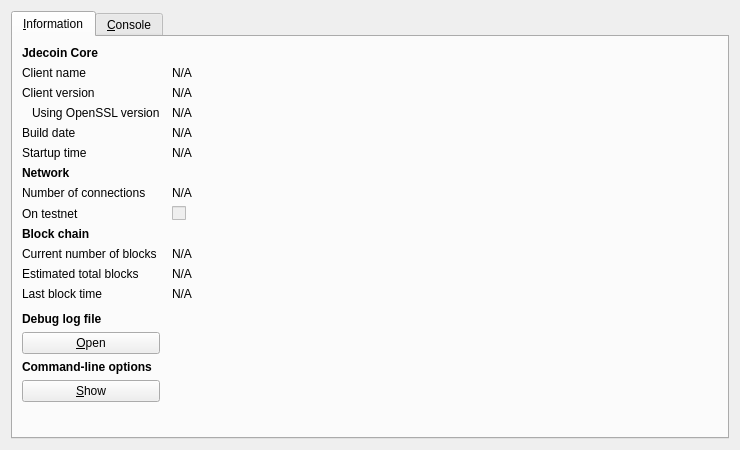
<?xml version="1.0" encoding="UTF-8"?>
<ui version="4.0">
 <class>RPCConsole</class>
 <widget class="QDialog" name="RPCConsole">
  <property name="geometry">
   <rect>
    <x>0</x>
    <y>0</y>
    <width>740</width>
    <height>450</height>
   </rect>
  </property>
  <property name="windowTitle">
   <string>Jdecoin - Debug window</string>
  </property>
  <layout class="QVBoxLayout" name="verticalLayout_2">
   <item>
    <widget class="QTabWidget" name="tabWidget">
     <property name="currentIndex">
      <number>0</number>
     </property>
     <widget class="QWidget" name="tab_info">
      <attribute name="title">
       <string>&amp;Information</string>
      </attribute>
      <layout class="QGridLayout" name="gridLayout" columnstretch="0,1">
       <property name="horizontalSpacing">
        <number>12</number>
       </property>
       <item row="0" column="0">
        <widget class="QLabel" name="label_9">
         <property name="font">
          <font>
           <weight>75</weight>
           <bold>true</bold>
          </font>
         </property>
         <property name="text">
          <string>Jdecoin Core</string>
         </property>
        </widget>
       </item>
       <item row="1" column="0">
        <widget class="QLabel" name="label_5">
         <property name="text">
          <string>Client name</string>
         </property>
        </widget>
       </item>
       <item row="1" column="1">
        <widget class="QLabel" name="clientName">
         <property name="cursor">
          <cursorShape>IBeamCursor</cursorShape>
         </property>
         <property name="text">
          <string>N/A</string>
         </property>
         <property name="textFormat">
          <enum>Qt::PlainText</enum>
         </property>
         <property name="textInteractionFlags">
          <set>Qt::LinksAccessibleByMouse|Qt::TextSelectableByKeyboard|Qt::TextSelectableByMouse</set>
         </property>
        </widget>
       </item>
       <item row="2" column="0">
        <widget class="QLabel" name="label_6">
         <property name="text">
          <string>Client version</string>
         </property>
        </widget>
       </item>
       <item row="2" column="1">
        <widget class="QLabel" name="clientVersion">
         <property name="cursor">
          <cursorShape>IBeamCursor</cursorShape>
         </property>
         <property name="text">
          <string>N/A</string>
         </property>
         <property name="textFormat">
          <enum>Qt::PlainText</enum>
         </property>
         <property name="textInteractionFlags">
          <set>Qt::LinksAccessibleByMouse|Qt::TextSelectableByKeyboard|Qt::TextSelectableByMouse</set>
         </property>
        </widget>
       </item>
       <item row="3" column="0">
        <widget class="QLabel" name="label_14">
         <property name="text">
          <string>Using OpenSSL version</string>
         </property>
         <property name="indent">
          <number>10</number>
         </property>
        </widget>
       </item>
       <item row="3" column="1">
        <widget class="QLabel" name="openSSLVersion">
         <property name="cursor">
          <cursorShape>IBeamCursor</cursorShape>
         </property>
         <property name="text">
          <string>N/A</string>
         </property>
         <property name="textFormat">
          <enum>Qt::PlainText</enum>
         </property>
         <property name="textInteractionFlags">
          <set>Qt::LinksAccessibleByMouse|Qt::TextSelectableByKeyboard|Qt::TextSelectableByMouse</set>
         </property>
        </widget>
       </item>
       <item row="4" column="0">
        <widget class="QLabel" name="label_12">
         <property name="text">
          <string>Build date</string>
         </property>
        </widget>
       </item>
       <item row="4" column="1">
        <widget class="QLabel" name="buildDate">
         <property name="cursor">
          <cursorShape>IBeamCursor</cursorShape>
         </property>
         <property name="text">
          <string>N/A</string>
         </property>
         <property name="textFormat">
          <enum>Qt::PlainText</enum>
         </property>
         <property name="textInteractionFlags">
          <set>Qt::LinksAccessibleByMouse|Qt::TextSelectableByKeyboard|Qt::TextSelectableByMouse</set>
         </property>
        </widget>
       </item>
       <item row="5" column="0">
        <widget class="QLabel" name="label_13">
         <property name="text">
          <string>Startup time</string>
         </property>
        </widget>
       </item>
       <item row="5" column="1">
        <widget class="QLabel" name="startupTime">
         <property name="cursor">
          <cursorShape>IBeamCursor</cursorShape>
         </property>
         <property name="text">
          <string>N/A</string>
         </property>
         <property name="textFormat">
          <enum>Qt::PlainText</enum>
         </property>
         <property name="textInteractionFlags">
          <set>Qt::LinksAccessibleByMouse|Qt::TextSelectableByKeyboard|Qt::TextSelectableByMouse</set>
         </property>
        </widget>
       </item>
       <item row="6" column="0">
        <widget class="QLabel" name="label_11">
         <property name="font">
          <font>
           <weight>75</weight>
           <bold>true</bold>
          </font>
         </property>
         <property name="text">
          <string>Network</string>
         </property>
        </widget>
       </item>
       <item row="7" column="0">
        <widget class="QLabel" name="label_7">
         <property name="text">
          <string>Number of connections</string>
         </property>
        </widget>
       </item>
       <item row="7" column="1">
        <widget class="QLabel" name="numberOfConnections">
         <property name="cursor">
          <cursorShape>IBeamCursor</cursorShape>
         </property>
         <property name="text">
          <string>N/A</string>
         </property>
         <property name="textFormat">
          <enum>Qt::PlainText</enum>
         </property>
         <property name="textInteractionFlags">
          <set>Qt::LinksAccessibleByMouse|Qt::TextSelectableByKeyboard|Qt::TextSelectableByMouse</set>
         </property>
        </widget>
       </item>
       <item row="8" column="0">
        <widget class="QLabel" name="label_8">
         <property name="text">
          <string>On testnet</string>
         </property>
        </widget>
       </item>
       <item row="8" column="1">
        <widget class="QCheckBox" name="isTestNet">
         <property name="enabled">
          <bool>false</bool>
         </property>
         <property name="text">
          <string/>
         </property>
        </widget>
       </item>
       <item row="9" column="0">
        <widget class="QLabel" name="label_10">
         <property name="font">
          <font>
           <weight>75</weight>
           <bold>true</bold>
          </font>
         </property>
         <property name="text">
          <string>Block chain</string>
         </property>
        </widget>
       </item>
       <item row="10" column="0">
        <widget class="QLabel" name="label_3">
         <property name="text">
          <string>Current number of blocks</string>
         </property>
        </widget>
       </item>
       <item row="10" column="1">
        <widget class="QLabel" name="numberOfBlocks">
         <property name="cursor">
          <cursorShape>IBeamCursor</cursorShape>
         </property>
         <property name="text">
          <string>N/A</string>
         </property>
         <property name="textFormat">
          <enum>Qt::PlainText</enum>
         </property>
         <property name="textInteractionFlags">
          <set>Qt::LinksAccessibleByMouse|Qt::TextSelectableByKeyboard|Qt::TextSelectableByMouse</set>
         </property>
        </widget>
       </item>
       <item row="11" column="0">
        <widget class="QLabel" name="label_4">
         <property name="text">
          <string>Estimated total blocks</string>
         </property>
        </widget>
       </item>
       <item row="11" column="1">
        <widget class="QLabel" name="totalBlocks">
         <property name="cursor">
          <cursorShape>IBeamCursor</cursorShape>
         </property>
         <property name="text">
          <string>N/A</string>
         </property>
         <property name="textFormat">
          <enum>Qt::PlainText</enum>
         </property>
         <property name="textInteractionFlags">
          <set>Qt::LinksAccessibleByMouse|Qt::TextSelectableByKeyboard|Qt::TextSelectableByMouse</set>
         </property>
        </widget>
       </item>
       <item row="12" column="0">
        <widget class="QLabel" name="label_2">
         <property name="text">
          <string>Last block time</string>
         </property>
        </widget>
       </item>
       <item row="12" column="1">
        <widget class="QLabel" name="lastBlockTime">
         <property name="cursor">
          <cursorShape>IBeamCursor</cursorShape>
         </property>
         <property name="text">
          <string>N/A</string>
         </property>
         <property name="textFormat">
          <enum>Qt::PlainText</enum>
         </property>
         <property name="textInteractionFlags">
          <set>Qt::LinksAccessibleByMouse|Qt::TextSelectableByKeyboard|Qt::TextSelectableByMouse</set>
         </property>
        </widget>
       </item>
       <item row="13" column="0">
        <spacer name="verticalSpacer_2">
         <property name="orientation">
          <enum>Qt::Vertical</enum>
         </property>
         <property name="sizeHint" stdset="0">
          <size>
           <width>20</width>
           <height>20</height>
          </size>
         </property>
        </spacer>
       </item>
       <item row="14" column="0">
        <widget class="QLabel" name="labelDebugLogfile">
         <property name="font">
          <font>
           <weight>75</weight>
           <bold>true</bold>
          </font>
         </property>
         <property name="text">
          <string>Debug log file</string>
         </property>
        </widget>
       </item>
       <item row="15" column="0">
        <widget class="QPushButton" name="openDebugLogfileButton">
         <property name="toolTip">
          <string>Open the Jdecoin debug log file from the current data directory. This can take a few seconds for large log files.</string>
         </property>
         <property name="text">
          <string>&amp;Open</string>
         </property>
         <property name="autoDefault">
          <bool>false</bool>
         </property>
        </widget>
       </item>
       <item row="16" column="0">
        <widget class="QLabel" name="labelCLOptions">
         <property name="font">
          <font>
           <weight>75</weight>
           <bold>true</bold>
          </font>
         </property>
         <property name="text">
          <string>Command-line options</string>
         </property>
        </widget>
       </item>
       <item row="17" column="0">
        <widget class="QPushButton" name="showCLOptionsButton">
         <property name="toolTip">
          <string>Show the Jdecoin-Qt help message to get a list with possible Jdecoin command-line options.</string>
         </property>
         <property name="text">
          <string>&amp;Show</string>
         </property>
         <property name="autoDefault">
          <bool>false</bool>
         </property>
        </widget>
       </item>
       <item row="18" column="0">
        <spacer name="verticalSpacer">
         <property name="orientation">
          <enum>Qt::Vertical</enum>
         </property>
         <property name="sizeHint" stdset="0">
          <size>
           <width>20</width>
           <height>40</height>
          </size>
         </property>
        </spacer>
       </item>
      </layout>
     </widget>
     <widget class="QWidget" name="tab_console">
      <attribute name="title">
       <string>&amp;Console</string>
      </attribute>
      <layout class="QVBoxLayout" name="verticalLayout_3">
       <property name="spacing">
        <number>3</number>
       </property>
       <item>
        <widget class="QTextEdit" name="messagesWidget">
         <property name="minimumSize">
          <size>
           <width>0</width>
           <height>100</height>
          </size>
         </property>
         <property name="readOnly">
          <bool>true</bool>
         </property>
         <property name="tabKeyNavigation" stdset="0">
          <bool>false</bool>
         </property>
         <property name="columnCount" stdset="0">
          <number>2</number>
         </property>
        </widget>
       </item>
       <item>
        <layout class="QHBoxLayout" name="horizontalLayout">
         <property name="spacing">
          <number>3</number>
         </property>
         <item>
          <widget class="QLabel" name="label">
           <property name="text">
            <string notr="true">&gt;</string>
           </property>
          </widget>
         </item>
         <item>
          <widget class="QLineEdit" name="lineEdit"/>
         </item>
         <item>
          <widget class="QPushButton" name="clearButton">
           <property name="maximumSize">
            <size>
             <width>24</width>
             <height>24</height>
            </size>
           </property>
           <property name="toolTip">
            <string>Clear console</string>
           </property>
           <property name="text">
            <string/>
           </property>
           <property name="icon">
            <iconset resource="../bitcoin.qrc">
             <normaloff>:/icons/remove</normaloff>:/icons/remove</iconset>
           </property>
           <property name="shortcut">
            <string notr="true">Ctrl+L</string>
           </property>
           <property name="autoDefault">
            <bool>false</bool>
           </property>
          </widget>
         </item>
        </layout>
       </item>
      </layout>
     </widget>
    </widget>
   </item>
  </layout>
 </widget>
 <resources>
  <include location="../bitcoin.qrc"/>
 </resources>
 <connections/>
</ui>
